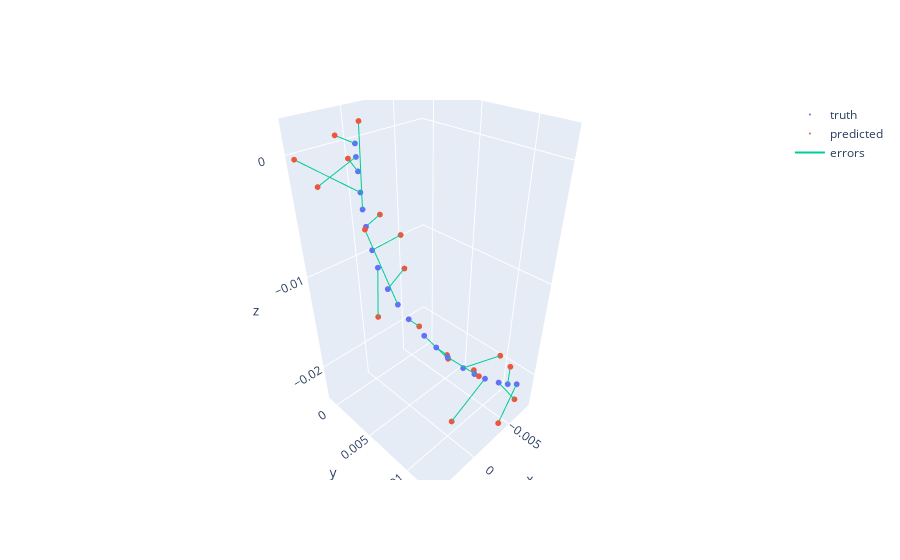

This figure's notebook cell:
### Code cell
show_trajectories(evo_ground_truth_path.positions_xyz, evo_estimated_path.positions_xyz)
